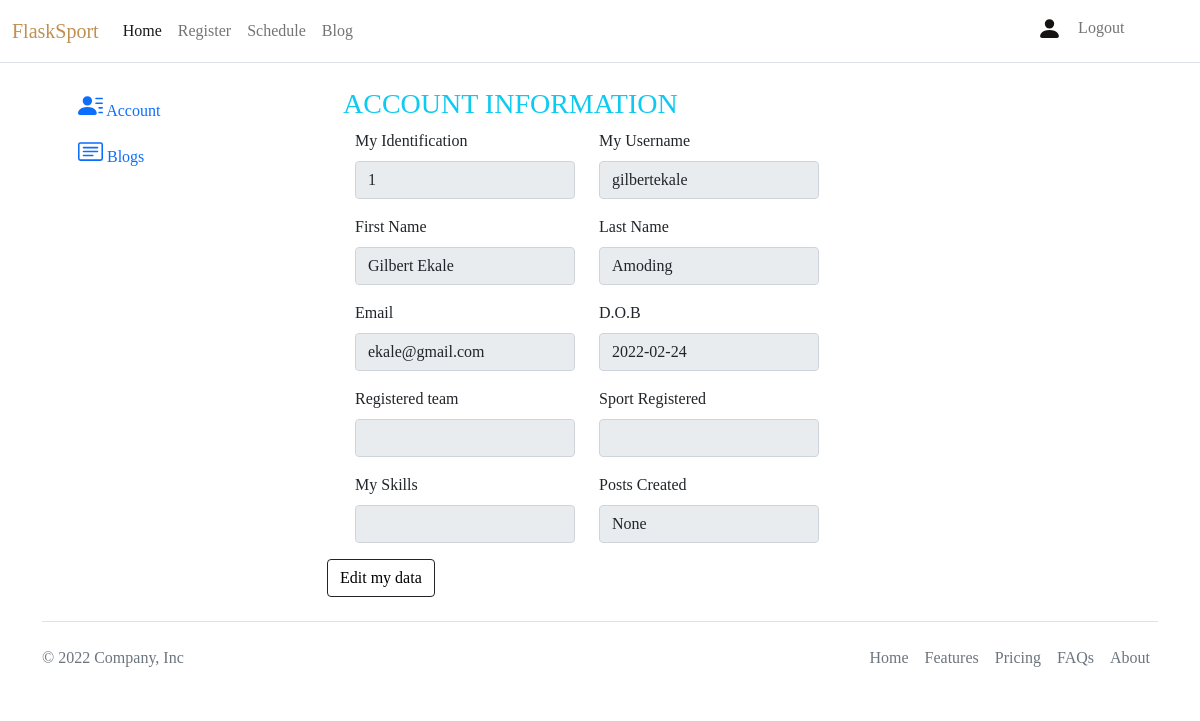
The page /user/user-profile/posts-created (signed in) on the database as committed earlier.
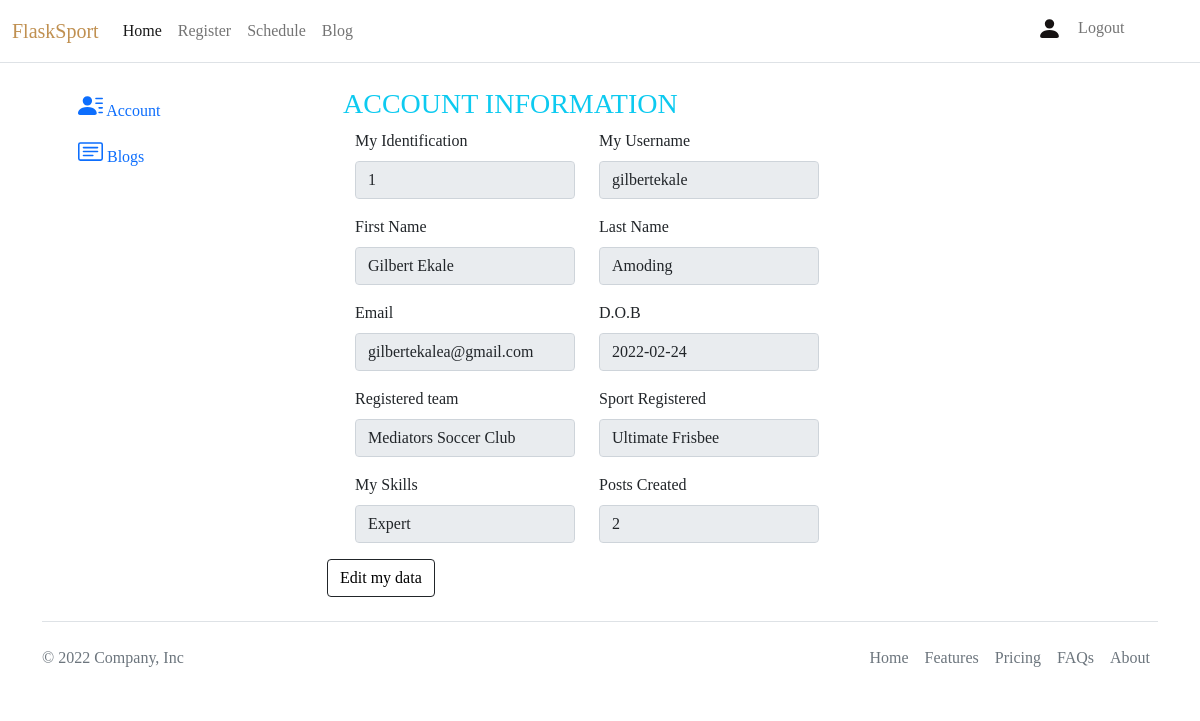
The same page on the database as committed later.
### sport/models.py (models this page shows, shortened)
class User(db.Model, UserMixin):
    id = db.Column(db.Integer(), primary_key=True)
    username = db.Column(db.String(length=20), nullable=False, unique=True)
    first_name = db.Column(db.String(length=30), nullable=False, unique=True)
    last_name = db.Column(db.String(length=20), nullable=False, unique=True)
    email = db.Column(db.String(length=20), nullable=False, unique=True)
    password_hash = db.Column(db.String(length=80), nullable=False)
    date_of_birth = db.Column(db.String(length=10), nullable=False)
    team_id = db.Column(
        db.Integer(), db.ForeignKey("team.id"), nullable=True
    )  # created only when the user registers for sport.
    is_registered = db.Column(
        db.Boolean(), nullable=True
    )  # updated when user registers.
    user_bookmarked = db.relationship("Bookmarks", backref="user", lazy=True)
    posts_created = db.relationship("Post", backref="user", lazy=True)
    player_attributes = db.relationship("Attributes", backref="user", lazy=True)
    @property
    def password(self):
        return self.password

### sport/routes.py (the view)
@app.route("/user/user-profile/personal-data", methods=["POST", "GET"])
@app.route("/user/user-profile/posts-created", methods=['POST', 'GET'])
@login_required
def view_user_profile():
    if request.method == "GET":
        blogs = Post.query.filter_by(creator_id=current_user.id).all()
        if current_user.team_id != None:
            team = Team.query.filter_by(id=int(current_user.team_id)).first()
            sport = Attributes.query.filter_by(id=int(current_user.id)).first()
            post = Post.query.filter_by(creator_id=int(current_user.id)).count()
        else:
            team = None
            sport = None
            post = None
        user_profile = ViewUserProfileForm()
        return render_template(
            "user/user-profile.html",
            user_profile=user_profile,
            team=team,
            sport=sport,
            post=post,
            blogs=blogs,
        )

### sport/forms.py
class ViewUserProfileForm(FlaskForm):
    id = StringField(label="My Identification", validators=[DataRequired()])
    username = StringField(label="My Username", validators=[DataRequired()])
    first_name = StringField(label="First Name", validators=[DataRequired()])
    last_name = StringField(label="Last Name", validators=[DataRequired()])
    email = StringField(label="Email", validators=[Email(), DataRequired()])
    date_of_birth = StringField(label="D.O.B", validators=[DataRequired()])
    team = StringField(label="Registered team", validators=[DataRequired()])
    sport = StringField(
        label="Sport Registered", validators=[DataRequired()]
    )  # retrieve from attributes
    post = StringField(
        label="Posts Created", validators=[DataRequired()]
    )  # retrieve from posts
    skill = StringField(
        label="My Skills", validators=[DataRequired()]
    )  # retrive from attrinutes

### sport/models.py (called while the page is built)
@login_manager.user_loader
def load_user(user_id):
    return User.query.get(int(user_id))

### sport/templates/user/user-profile.html (shortened to what this page needs)
{% extends 'base.html' %} {% block title %} {% endblock %} {% block content %}
<body>
    <div class="container">
        <div class="row">
            <div class="col-md-3">
                <div class="tab p-4" style="color:beige">
                    <button class="btn btn-outline-primary border-0 btn-md btn-block mb-1" type="button"
                        id="account">
                        Account</button>
                    <br>
                    <button class="btn btn-outline-primary border-0 btn-md btn-block" type="button"
                        id="blogs">
                        Blogs</button>
                </div>
            </div>
            <div class="col-lg-8">
                <section id="section-account" class="tabcontent">
                    <form method="POST" class="form-rigister">
                        <br>
                        <div class="ms-3">
                            <h3 class="text-info">ACCOUNT INFORMATION</h3>
                        </div>
                        {% if current_user.is_authenticated %}
                        <fieldset disabled id="fieldset">
                            <div class="row ms-3">
                                <div class="col-lg-4 mb-3">
                                    {{user_profile.id.label(class="form-label")}}
                                    {{user_profile.id(class="form-control", autocomplete='off',
                                    placeholder='Indentity',value=current_user.id)}}
                                </div>
                                <div class="col-lg-4 mb-3">
                                    {{user_profile.username.label(class="form-label")}}
                                    {{user_profile.username(class="form-control",autocomplete='off',placeholder='User
                                    Name', value=current_user.username)}}
                                </div>
                            </div>
                            <div class="row ms-3">
                                <div class="col-lg-4 mb-3">
                                    {{user_profile.first_name.label(class="form-label")}}
                                    {{user_profile.first_name(class="form-control",autocomplete='off',placeholder='Team
                                    Name', value=current_user.first_name)}}
                                </div>
                                <div class="col-lg-4 mb-3">
                                    {{user_profile.last_name.label(class="form-label")}}
                                    {{user_profile.last_name(class="form-control",autocomplete='off',placeholder='Team
                                    Name', value=current_user.last_name)}}
                                </div>
                            </div>
                            <div class="row ms-3">
                                <div class="col-lg-4 mb-3">
                                    {{user_profile.email.label(class="form-label")}}
                                    {{user_profile.email(class="form-control", value=current_user.email)}}
                                </div>
                                <div class="col-lg-4 mb-3">
                                    {{user_profile.date_of_birth.label(class="form-label")}}
                                    {{user_profile.date_of_birth(class="form-control",
                                    value=current_user.date_of_birth)}}
                                </div>
                            </div>
                            <div class="row ms-3">
                                <div class="col-lg-4 mb-3">
                                    {{user_profile.team.label(class="form-label")}}
                                    {{user_profile.team(class="form-control", value=team.name)}}
                                </div>
                                <div class="col-lg-4 mb-3">
                                    {{user_profile.sport.label(class="form-label")}}
                                    {{user_profile.sport(class="form-control", value=sport.sports_registered)}}
                                </div>
                            </div>
                            <div class="row ms-3">
                                <div class="col-lg-4 mb-3">
                                    {{user_profile.skill.label(class="form-label")}}
                                    {{user_profile.skill(class="form-control", value=sport.skills_level)}}
                                </div>
                                <div class="col-lg-4 mb-3">
                                    {{user_profile.post.label(class="form-label")}}
                                    {{user_profile.post(class="form-control", value=post)}}
                                </div>
                            </div>
                        </fieldset>
                        {% endif %}
                        <button type="button" class="btn btn-outline-dark" id="btn-field">
                            <a href="#user-profile" class="text-black" style="text-decoration: none;">Edit my data</a>
                        </button>
                    </form>
                </section>
            </div>
        </div>
    </div>
    {% endblock %}

### sport/templates/base.html (shortened to what this page needs)
<!doctype html>
<html lang="en">
<head>
    <link rel="stylesheet" href="static/css/style.css">
    <link href="https://cdn.jsdelivr.net/npm/bootstrap@5.1.3/dist/css/bootstrap.min.css" rel="stylesheet"
>
</head>
<body>
    <nav class="navbar navbar-expand-md navbar-light border-bottom">
        <div class="container-fluid">
            <a class="navbar-brand" href="{{url_for('home_page')}}"
                style="font-family: 'Merriweather', serif;color:rgba(169, 104, 18, 0.734)">FlaskSport</a>
            <div class="row collapse navbar-collapse" id="navbarNav" style="font-family: 'Merriweather', serif">
                <div class="col-lg-10">
                    <ul class="navbar-nav">
                        <li class="nav-item">
                            <a class="nav-link active" aria-current="page" href="{{url_for('home_page')}}">Home</a>
                        </li>
                        {% if current_user.is_authenticated %}
                        <li class="nav-item">
                            <a class="nav-link" href="{{url_for('registration_page')}}">Register</a>
                        </li>
                        {% endif %}
                        <li class="nav-item">
                            <a class="nav-link" href="{{url_for('schedule_page')}}">Schedule</a>
                        </li>
                        {% if current_user.is_authenticated%}
                        <li class="nav-item">
                            <a class="nav-link" href="{{url_for('blog_page')}}">Blog</a>
                        </li>
                        {% endif%}
                    </ul>
                </div>
                <div class='col-lg-2'>
                    <ul class="navbar-nav">
                        {% if current_user.is_authenticated%}
                        <li class="nav-item">
                            <a class="nav-link text-capitalize" href="{{url_for('view_user_profile')}}"
                                style='color:rgba(8, 4, 4, 0.945)'>
                        <svg xmlns="http://www.w3.org/2000/svg" width="25" height="25" fill="currentColor" class="bi bi-person-fill"
                            viewBox="0 0 16 16">
                            <path d="M3 14s-1 0-1-1 1-4 6-4 6 3 6 4-1 1-1 1H3zm5-6a3 3 0 1 0 0-6 3 3 0 0 0 0 6z" />
                        </svg>
                            </a>
                        </li>
                        <li class="nav-item justify-content-end">
                            <a class="nav-link" href="{{url_for('logout_page')}}">Logout</a>
                        </li>
                        {% endif %}
                    </ul>
                </div>
            </div>
        </div>
    </nav>
    {% block content %}
    {% endblock %}
    {% include 'includes/footer.html' %}
</body>
</html>

### sport/templates/includes/footer.html
<div class="container">
  <footer class="d-flex flex-wrap justify-content-between align-items-center py-3 my-4 border-top">
    <p class="col-md-4 mb-0 text-muted">&copy; 2022 Company, Inc</p>
    <a href="/"
      class="col-md-4 d-flex align-items-center justify-content-center mb-3 mb-md-0 me-md-auto link-dark text-decoration-none">
      <svg class="bi me-2" width="40" height="32">
        <use xlink:href="#bootstrap" />
      </svg>
    </a>
    <ul class="nav col-md-4 justify-content-end">
      <li class="nav-item"><a href="#" class="nav-link px-2 text-muted">Home</a></li>
      <li class="nav-item"><a href="#" class="nav-link px-2 text-muted">Features</a></li>
      <li class="nav-item"><a href="#" class="nav-link px-2 text-muted">Pricing</a></li>
      <li class="nav-item"><a href="#" class="nav-link px-2 text-muted">FAQs</a></li>
      <li class="nav-item"><a href="#" class="nav-link px-2 text-muted">About</a></li>
    </ul>
  </footer>
</div>

### sport/templates/user/user-profile.html (style rules this page uses)
svg { cursor: pointer; }

### sport/templates/base.html (style rules this page uses)
body { font-family: 'Times New Roman', Times, serif; }
h1, h3, h4 { font-family: 'Merriweather', serif; }
.bi { vertical-align: -.125em; fill: currentColor; }

Rows that differ between the two databases and show on the page:
changed User "gilbertekale": email "ekale@gmail.com" → "gilbertekalea@gmail.com"; team (not shown) → "Mediators Soccer Club"
Other text that changed with them:
form field sport: (not shown) → "Ultimate Frisbee"
form field skill: (not shown) → "Expert"
form field post: "None" → "2"
